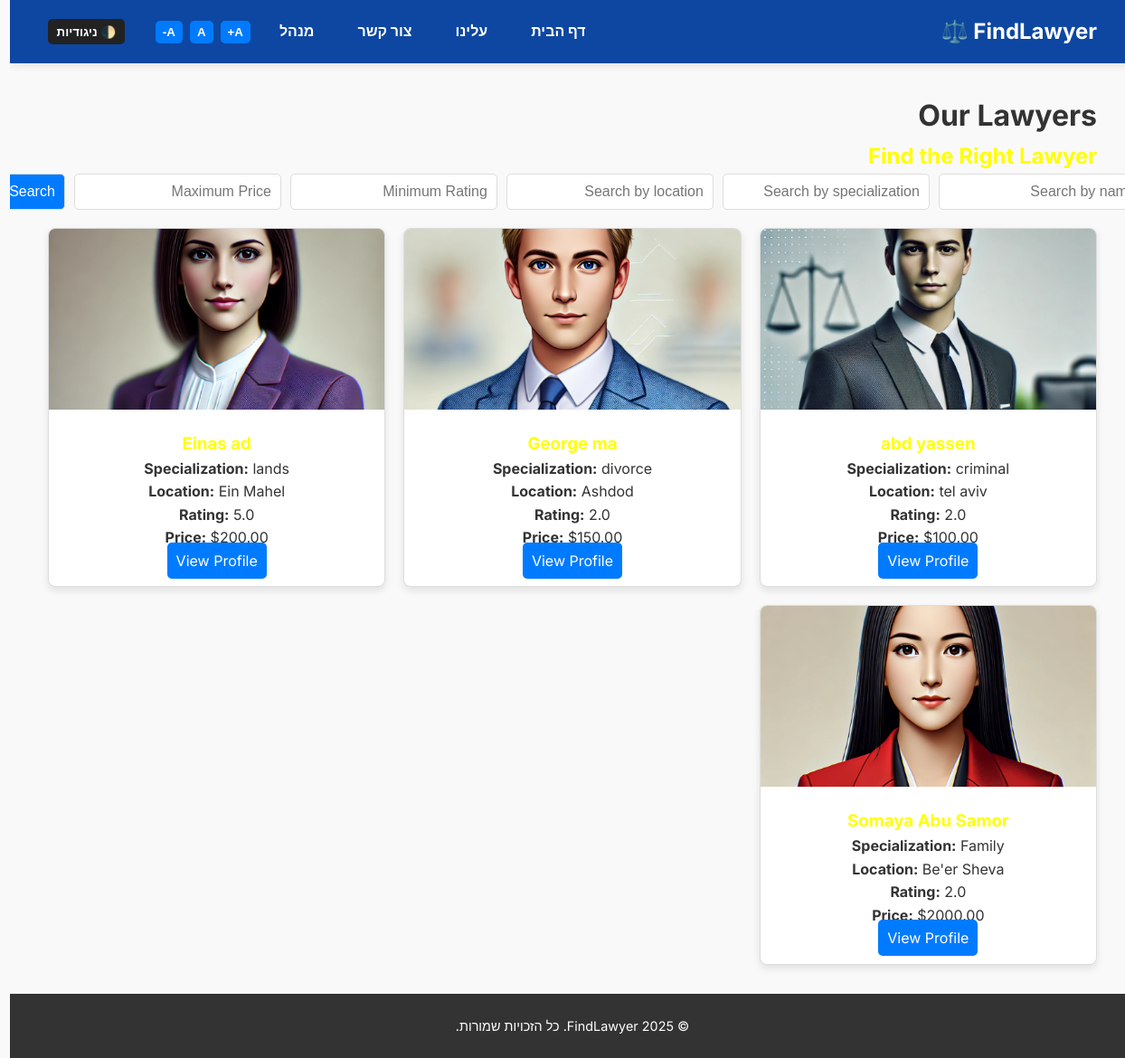
Before: /lawyer-list/ with the older database file.
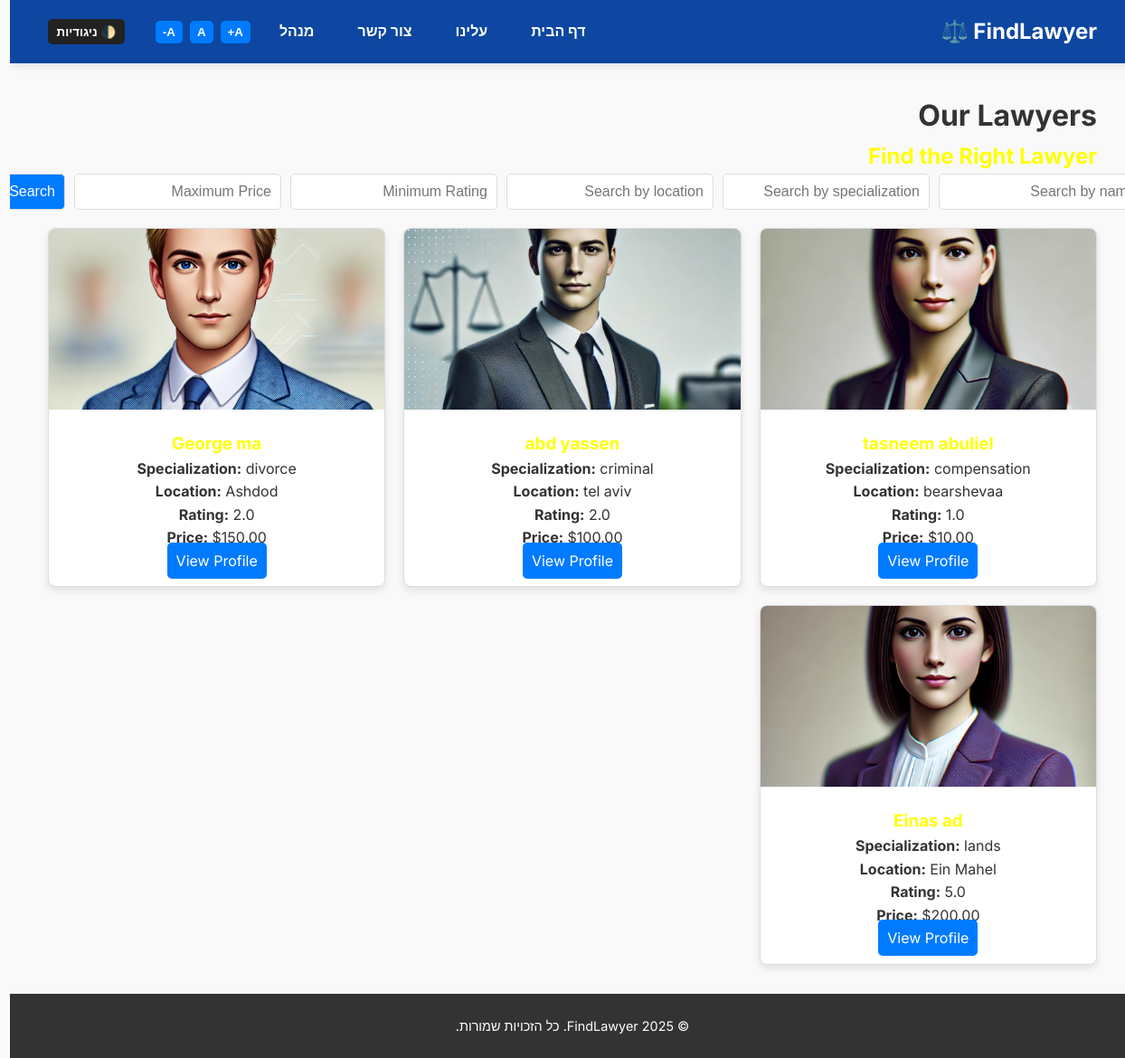
After: the same page with the newer database file.
### home/models.py (models this page shows, shortened)
class Lawyer(models.Model):
    first_name = models.CharField(max_length=100)
    last_name = models.CharField(max_length=100)
    specialization = models.CharField(max_length=100)
    location = models.CharField(max_length=100)
    email = models.EmailField(unique=True)
    phone_number = models.CharField(max_length=20)
    photo = models.ImageField(upload_to='lawyer_photos/', blank=True, null=True)

### home/views.py (the view)
# urls.py: path('lawyer-list/', views.lawyer_list, name='lawyer-list'),  # Assuming you have a lawyer list view
def lawyer_list(request):
    form = LawyerSearchForm(request.GET)  # קבלת הנתונים מהטופס
    lawyers = Lawyer.objects.all()  # שליפת כל עורכי הדין
    if form.is_valid():
        name = form.cleaned_data.get('name')
        specialization = form.cleaned_data.get('specialization')
        location = form.cleaned_data.get('location')
        min_rating = form.cleaned_data.get('min_rating')
        max_price = form.cleaned_data.get('max_price')
        if name:
            lawyers = lawyers.filter(
                Q(first_name__icontains=name) | Q(last_name__icontains=name)
            )
        if specialization:
            lawyers = lawyers.filter(specialization__icontains=specialization)
        if location:
            lawyers = lawyers.filter(location__icontains=location)
        if min_rating is not None:
            lawyers = lawyers.filter(rating__gte=min_rating)
        if max_price is not None:
            lawyers = lawyers.filter(price_range__lte=max_price)
    return render(request, 'home/lawyer_list.html', {'lawyers': lawyers, 'form': form})

### home/forms.py
class LawyerSearchForm(forms.Form):
    name = forms.CharField(required=False, label='Search by Name')
    specialization = forms.CharField(required=False, label='Search by Specialization')
    location = forms.CharField(required=False, label='Search by Location')
    min_rating = forms.DecimalField(required=False, max_digits=2, decimal_places=1, label='Minimum Rating')
    max_price = forms.DecimalField(required=False, max_digits=10, decimal_places=2, label='Maximum Price')

### home/templates/home/lawyer_list.html (shortened to what this page needs)
<!DOCTYPE html>
<html lang="en">
{% extends 'home/base_generic.html' %}
{% load static %}
{% block content %}
<div class="container">
    <h1>Our Lawyers</h1>
    <h2>Find the Right Lawyer</h2>
    <form method="get" action="{% url 'lawyer-list' %}" class="search-bar">
        <input type="text" name="name" placeholder="Search by name" value="{{ request.GET.name }}">
        <input type="text" name="specialization" placeholder="Search by specialization" value="{{ request.GET.specialization }}">
        <input type="text" name="location" placeholder="Search by location" value="{{ request.GET.location }}">
        <input type="number" step="0.1" name="min_rating" placeholder="Minimum Rating" value="{{ request.GET.min_rating }}">
        <input type="number" step="0.01" name="max_price" placeholder="Maximum Price" value="{{ request.GET.max_price }}">
        <button type="submit">Search</button>
    </form>
    <div class="lawyer-cards">
        {% for lawyer in lawyers %}
        <div class="card">
            <div class="card-image">
                {% if lawyer.photo %}
                <img src="{{ lawyer.photo.url }}" alt="{{ lawyer.first_name }} {{ lawyer.last_name }}">
                {% else %}
                <img src="{% static 'home/default-avatar.png' %}" alt="Default avatar">
                {% endif %}
            </div>
            <div class="card-content">
                <h3>{{ lawyer.first_name }} {{ lawyer.last_name }}</h3>
                <p><strong>Specialization:</strong> {{ lawyer.specialization }}</p>
                <p><strong>Location:</strong> {{ lawyer.location }}</p>
                <p><strong>Rating:</strong> {{ lawyer.rating }}</p>
                <p><strong>Price:</strong> ${{ lawyer.price_range }}</p>
                <a href="{% url 'lawyer_profile' lawyer.pk %}" class="view-profile-btn">View Profile</a>
            </div>
        </div>
        {% endfor %}
    </div>
</div>
{% endblock %}

Changed rows visible on the page:
removed Lawyer: photo (picture), first_name "Somaya", last_name "Abu Samor", specialization "Family", location "Be'er Sheva", rating "2.0", price_range "2000.00"
added Lawyer: photo (picture), first_name "tasneem", last_name "abuliel", specialization "compensation", location "bearshevaa", rating "1.0", price_range "10.00"
